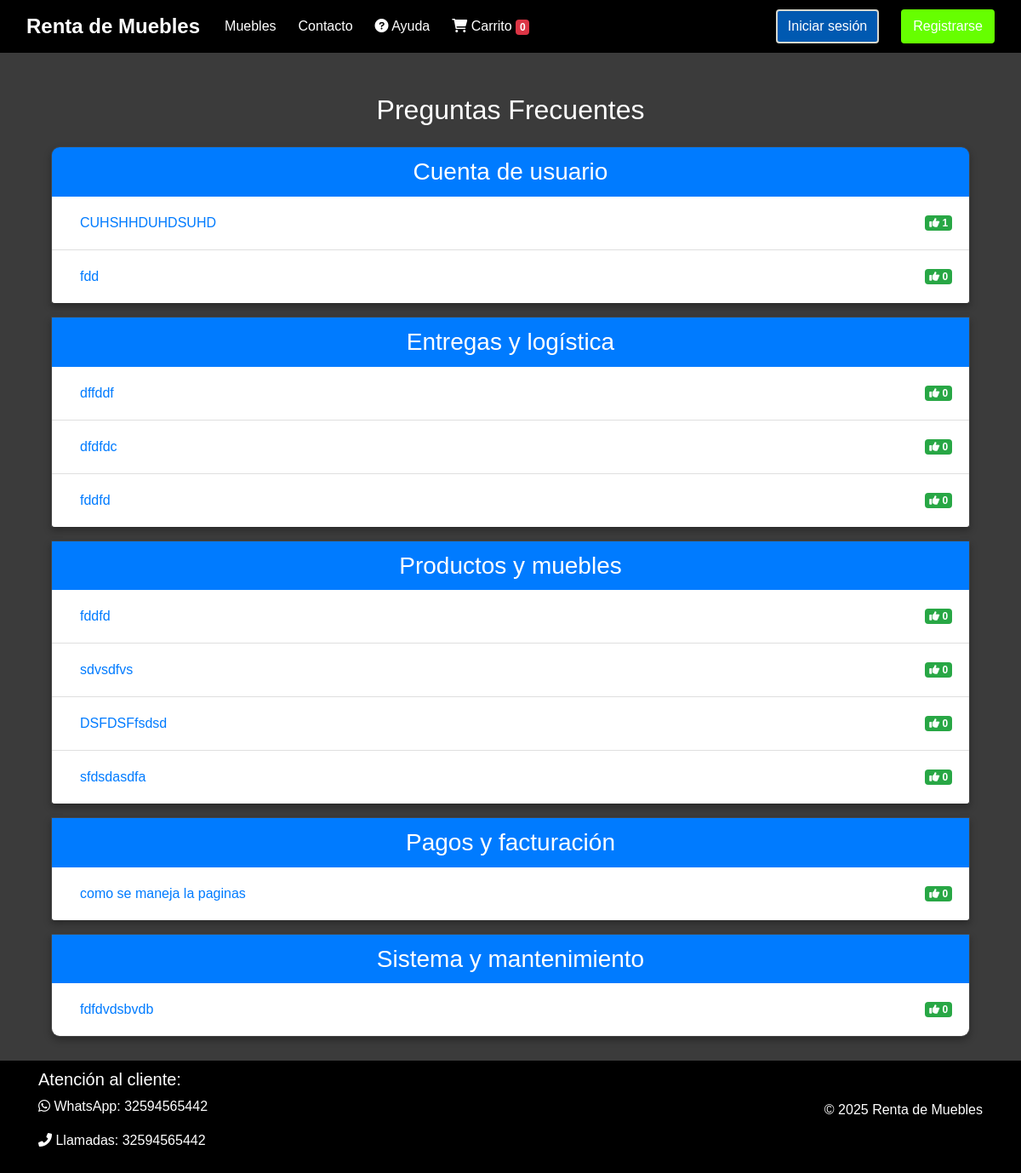
The page /ayuda/faq/ on the database as committed earlier.
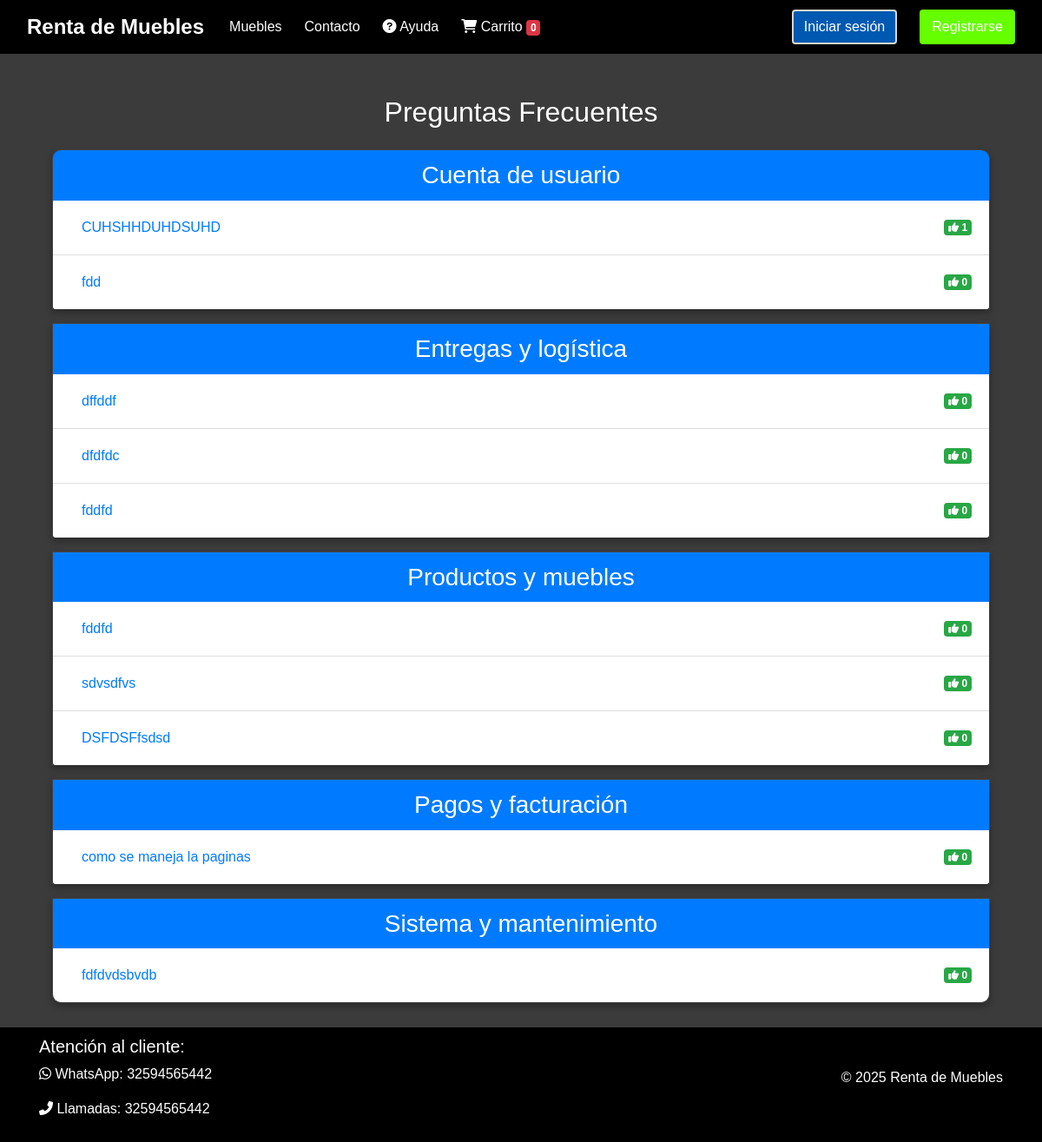
The same page on the database as committed later.
### muebles/models.py (models this page shows, shortened)
class FAQ(models.Model):
    CATEGORIAS = [
        ('CUENTA', 'Cuenta de usuario'),
        ('PAGOS', 'Pagos y facturación'),
        ('ENTREGAS', 'Entregas y logística'),
        ('MUEBLES', 'Productos y muebles'),
        ('SISTEMA', 'Sistema y mantenimiento'),
        ('OTROS', 'Otros'),
    ]
    pregunta = models.CharField(max_length=200)
    respuesta = models.TextField()
    categoria = models.CharField(max_length=50, choices=CATEGORIAS)
    votos = models.PositiveIntegerField(default=0)
    activo = models.BooleanField(default=True)
    fecha_creacion = models.DateTimeField(auto_now_add=True)
    fecha_actualizacion = models.DateTimeField(auto_now=True)
    class Meta:
        ordering = ['categoria', '-votos']  # Ordenamos por categoría y luego por votos descendentes
        verbose_name = 'Pregunta frecuente'
        verbose_name_plural = 'Preguntas frecuentes'

### muebles/views.py (the view)
# urls.py: path('ayuda/faq/', views.faq_lista, name='faq'),
def faq_lista(request):
    faqs = FAQ.objects.filter(activo=True)
    faqs_por_categoria = {}
    for faq in faqs:
        categoria_nombre = faq.get_categoria_display()
        if categoria_nombre not in faqs_por_categoria:
            faqs_por_categoria[categoria_nombre] = []
        faqs_por_categoria[categoria_nombre].append(faq)
    return render(request, 'muebles/ayuda/faq_lista.html', {
        'faqs_por_categoria': faqs_por_categoria
    })

### muebles/templates/muebles/ayuda/faq_lista.html (shortened to what this page needs)
{% extends 'muebles/barnav.html' %}
{% load static %}
{% block contenedor %}
<div class="container mt-4">
    <h2 class="mb-4">Preguntas Frecuentes</h2>
    <div class="accordion" id="faqAccordion">
        {% for categoria, faqs in faqs_por_categoria.items %}
        <div class="card mb-3">
            <div class="card-header bg-primary text-white">
                <h3 class="mb-0">{{ categoria }}</h3>
            </div>
            <div class="list-group list-group-flush">
                {% for faq in faqs %}
                <div class="list-group-item">
                    <div class="d-flex justify-content-between align-items-center">
                        <button class="btn btn-link text-left w-100" type="button" data-toggle="collapse"
                                data-target="#faq{{ faq.id }}" aria-expanded="false">
                            {{ faq.pregunta }}
                        </button>
                        <a href="{% url 'votar_faq' faq.id %}" class="badge badge-success ml-2">
                            <i class="fas fa-thumbs-up"></i> {{ faq.votos }}
                        </a>
                    </div>
                </div>
                {% endfor %}
            </div>
        </div>
        {% endfor %}
    </div>
</div>
{% endblock %}

Rows that differ between the two databases and show on the page:
removed FAQ: pregunta "sfdsdasdfa", votos "0", shown under "Productos y muebles"
